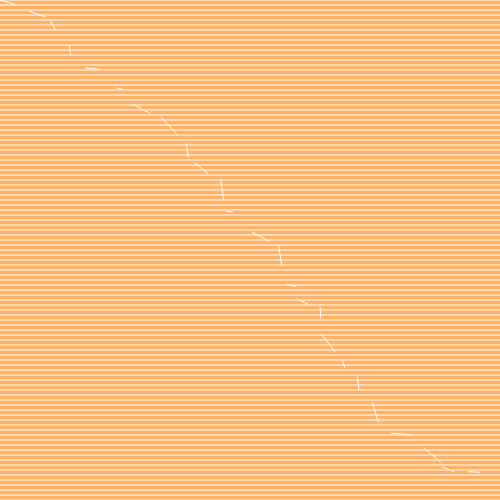
Frame 1 (no input)
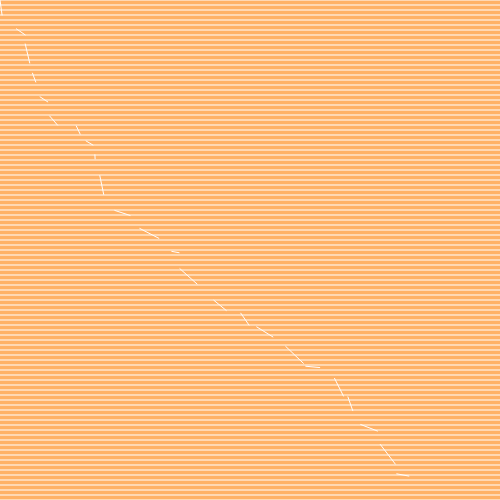
Frame 60 (no input)
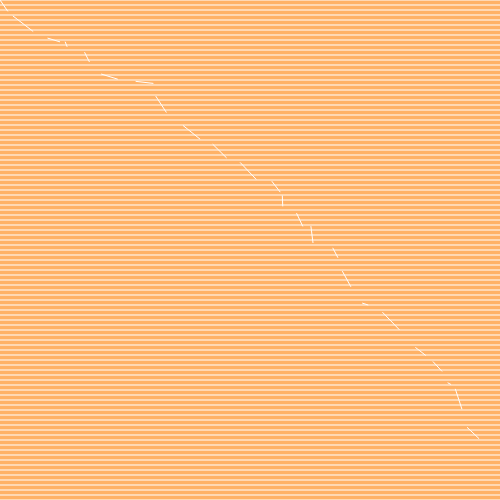
Frame 120 (the mouse pressed at the canvas centre since frame 60)

The p5.js sketch that drew these frames (run headless with seeded random() and noise() and a simulated clock; from frame 60 on, the mouse is pressed at the canvas centre):

// p5.js sketch
// ── sketch.js
function setup() {
  createCanvas(500,500);
  
}

function draw() {
  var x=0;
  var y=0;
  background(255,178,102);
  stroke(255);
  beginShape(LINES);
  while(x<width && y<height){
    vertex(x,y);
    x+=random(20);
    y+=random(20);
  }
  endShape();
  
  var z=0;
  for(z=0; z<=500; z+=5){
    line(0,z, 500,z);}
  
}
